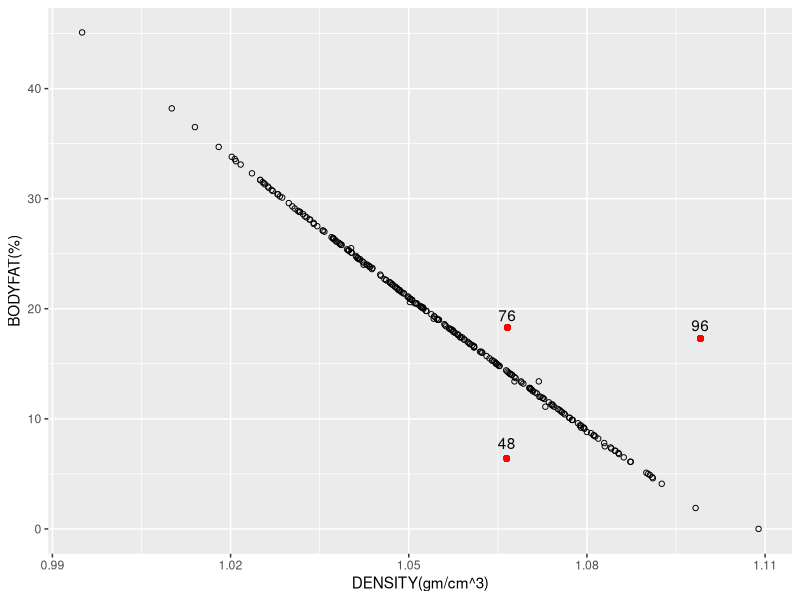
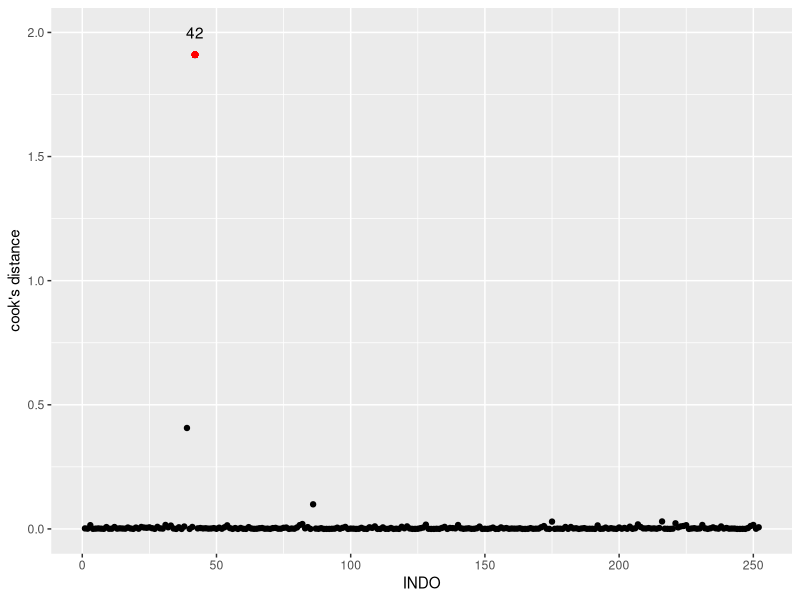
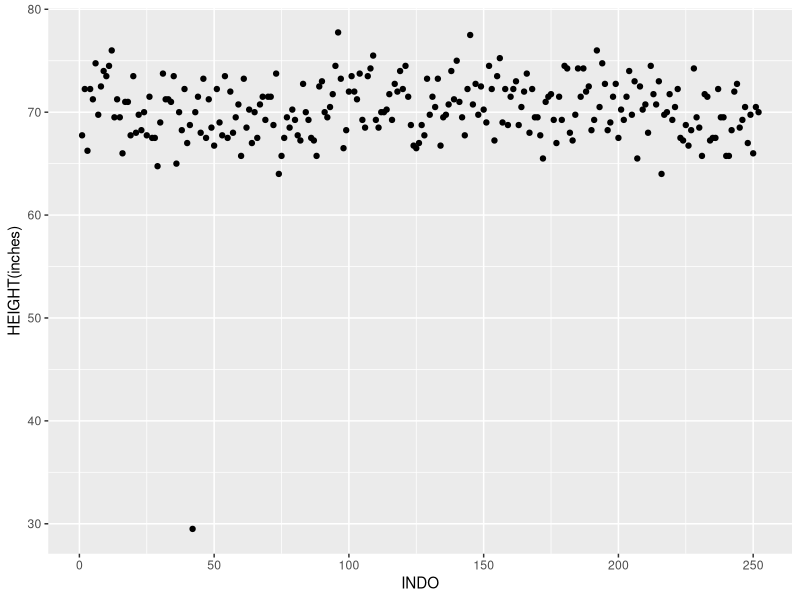
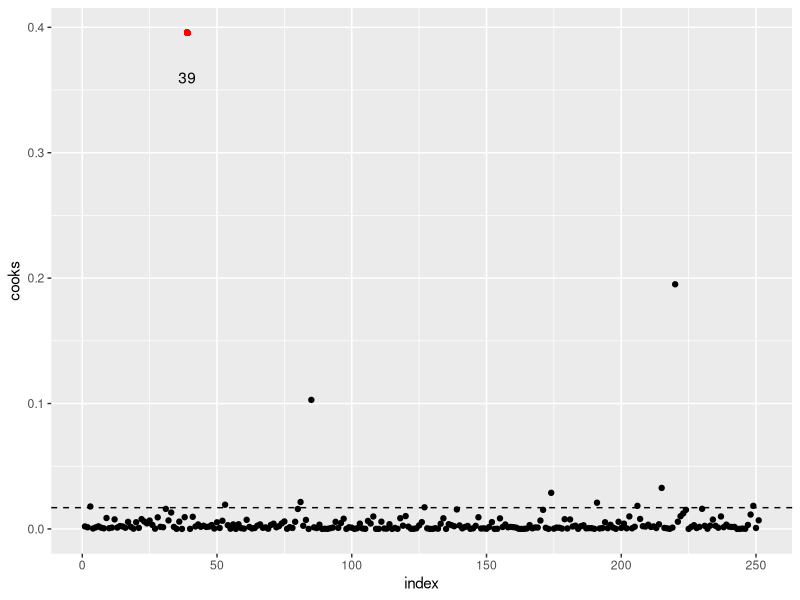
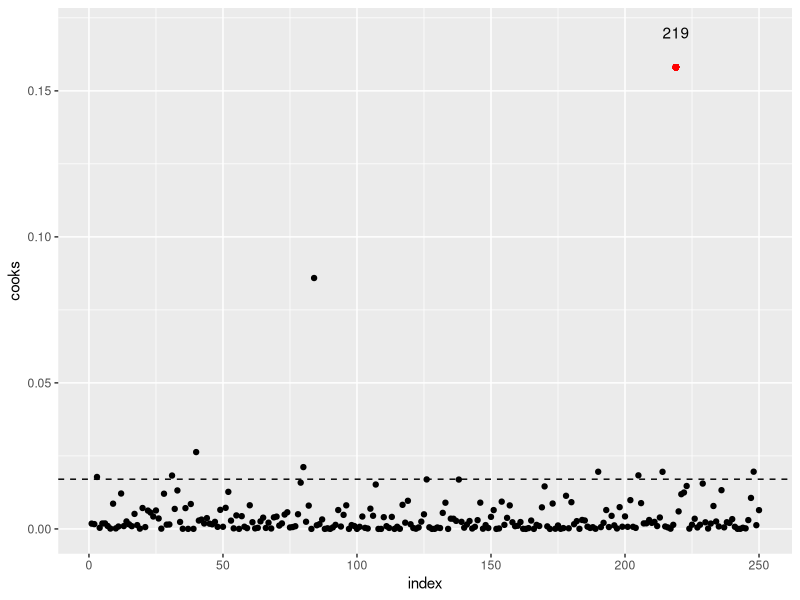
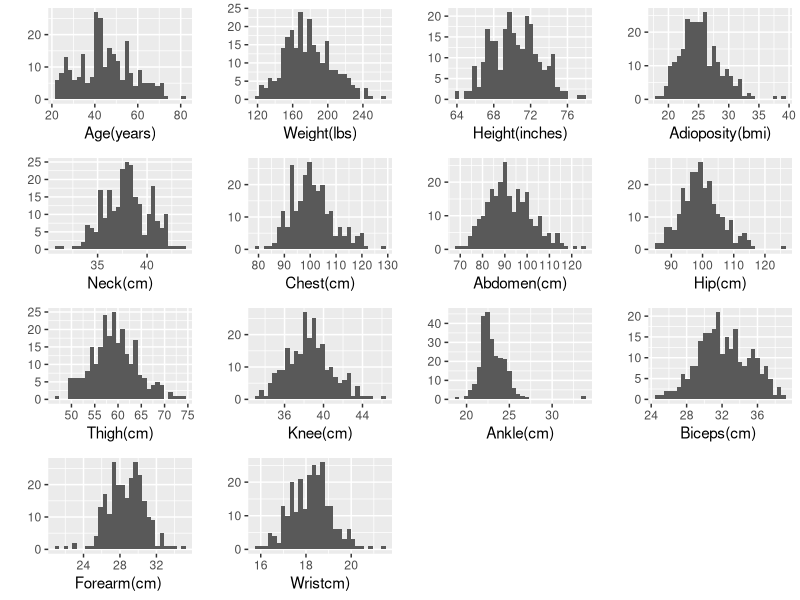
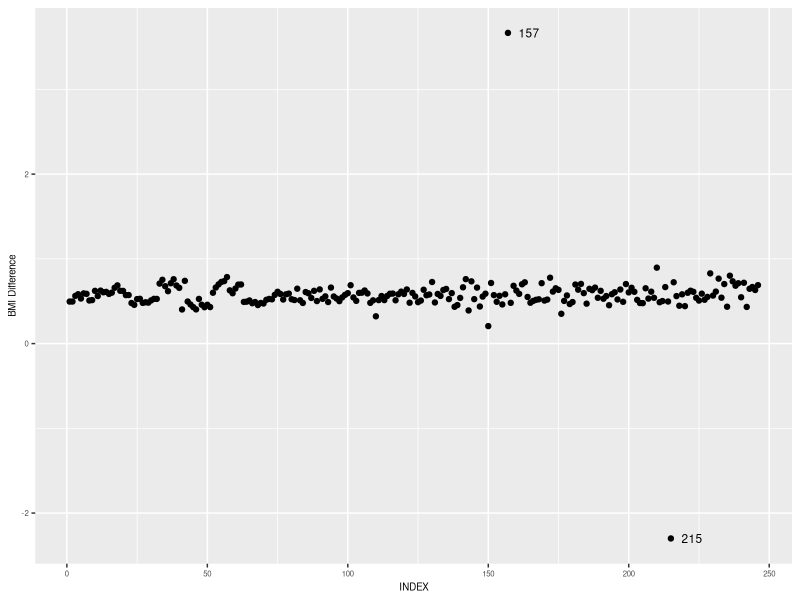
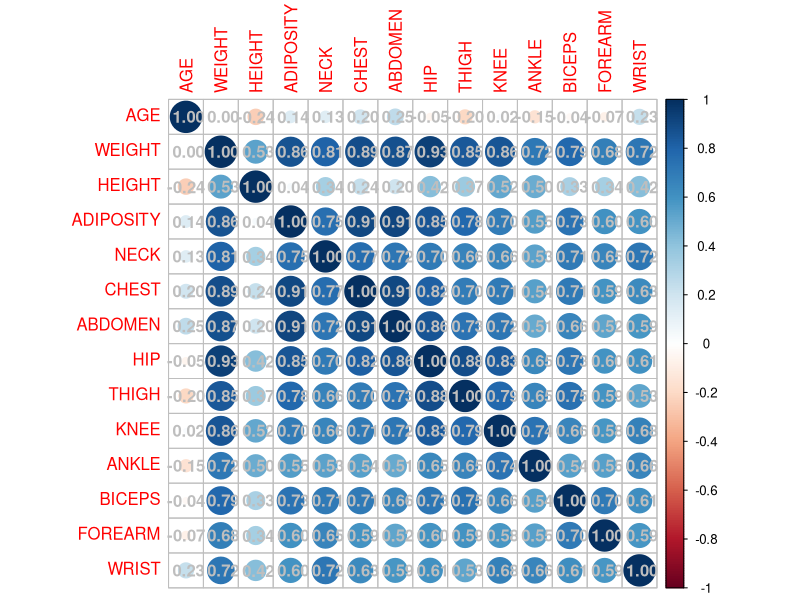

These figures' R source, in order:
library(corrplot)
library(ggplot2)
library(dplyr)
library(gridExtra)
library(caret)
library(leaps)
library(MASS)
library(car)
#load the package we need
setwd("~/Desktop/module1")

data<-read.csv("BodyFat.csv",header = T)
summary(data)

pic1<-ggplot(data,aes(x=DENSITY,y=BODYFAT))+geom_point(shape=21)+xlab("DENSITY(gm/cm^3)")+ylab("BODYFAT(%)")+geom_point(aes(x=1.0991,y=17.3),colour="red")+geom_point(aes(x=1.0665,y=6.4),colour="red")+ 
  geom_point(aes(x=1.0666,y=18.3),colour="red")+ annotate("text",x=1.0991,y=18.5,label="96")+ annotate("text",x=1.0665,y=7.8,label="48")+annotate("text",x=1.0666,y=19.4,label="76")
print(pic1)

find_outlier<-function(a,b){
  dif<-((495/a-450)-b)^2
  return(order(dif,decreasing = T)[1:3])
}
find_outlier(data$DENSITY,data$BODYFAT)
data[c(96,48,76),]

data<-data[,-c(1,3)]#delete the index column and the density column, because we don't need them when building our model

#firstly,we build a linear model to check if there is any outliers which need to be eliminated
m1<-lm(BODYFAT~.,data)#firstly,we build a linear model to check if there is any outliers which need to be eliminated
which.max(cooks.distance(m1))#check the most influence point
d1<-data.frame(index=as.numeric(1:252),cooks=as.numeric(cooks.distance(m1)))
pic2<-ggplot(d1,aes(x=index,y=cooks))+geom_point()+annotate("text",x=42,y=2,label="42")+geom_point(x=42,y=1.910141,colour="red")+
  xlab("INDO")+ylab("cook's distance")
print(pic2)#we find 42 is a high influence poin
#we find 42 is a high influence point

data[42,]#shortest guy
pic3<-ggplot(data,aes(x=1:252,y=HEIGHT))+geom_point()+xlab("INDO")+ylab("HEIGHT(inches)")#we think the error is made 
#because a typo from the plot because it seperates so far from others
print(pic3)
data<-data[-42,]#delete the shortest guy
m2<-lm(BODYFAT~.,data)
which.max(cooks.distance(m2))
d2<-data.frame(index=as.numeric(1:251),cooks=as.numeric(cooks.distance(m2)))
pic4<-ggplot(d2,aes(x=index,y=cooks))+geom_point()+annotate("text",x=39,y=0.36,label="39")+geom_point(x=39,y=0.3956833,colour="red")+geom_hline(yintercept=4/(251-15),lty=2)
print(pic4)
data[39,]#this guy is really very fat
data<-data[-39,]#delete it becasue this man is too fat
m3<-lm(BODYFAT~.,data)
which.max(cooks.distance(m3))
d3<-data.frame(index=as.numeric(1:250),cooks=as.numeric(cooks.distance(m3)))
pic3<-ggplot(d3,aes(x=index,y=cooks))+geom_point()+annotate("text",x=219,y=0.17,label="219")+geom_point(x=219,y=0.1580923,colour="red")+geom_hline(yintercept=4/(250-15),lty=2)
print(pic3)
data[219,]#we reatin it, because his values are all in the range, not extreme value
#Then we want to draw the distribution of each covariates which may be used in our model
p1<-qplot(data$AGE,bins = 30)+xlab("Age(years)")
p2<-qplot(data$WEIGHT,bins = 30)+xlab("Weight(lbs)")
p3<-qplot(data$HEIGHT,bins = 30)+xlab("Height(inches)")
p4<-qplot(data$ADIPOSITY,bins = 30)+xlab("Adioposity(bmi)")
p5<-qplot(data$NECK,bins = 30)+xlab("Neck(cm)")
p6<-qplot(data$CHEST,bins = 30)+xlab("Chest(cm)")
p7<-qplot(data$ABDOMEN,bins = 30)+xlab("Abdomen(cm)")
p8<-qplot(data$HIP,bins = 30)+xlab("Hip(cm)")
p9<-qplot(data$THIGH,bins = 30)+xlab("Thigh(cm)")
p10<-qplot(data$KNEE,bins = 30)+xlab("Knee(cm)")
p11<-qplot(data$ANKLE,bins = 30)+xlab("Ankle(cm)")
p12<-qplot(data$BICEPS,bins = 30)+xlab("Biceps(cm) ")
p13<-qplot(data$FOREARM,bins = 30)+xlab("Forearm(cm) ")
p14<-qplot(data$WRIST,bins = 30)+xlab("Wristcm)")
grid.arrange(p1,p2,p3,p4,p5,p6,p7,p8,p9,p10,p11,p12,p13,p14,ncol=4)
which.max(data$WEIGHT)
#for age
data[which.max(data$AGE),]
which.max(data$AGE)#too old, we may delete it
#for hip
data[which.max(data$HIP),]#he is also the fatest person, but his hip is too big, and this will gain the 
#weight of hip in our model, which will make our model not robust
which.max(data$HIP)
#for ankle
data[data$ANKLE>30,]#They are not very fat, but has a fat ankle, which is abnormal
which(data$ANKLE>30)
data<-data[-c(31,40,77,84),]
BMI <- (0.45*data$WEIGHT)/((0.025*data$HEIGHT)^2)
diff <- BMI - data$ADIPOSITY
d <- data.frame(cbind(index = seq(nrow(data)), diff))
pic6<-ggplot(d, aes(index,diff, label = index)) + geom_point() + xlab('INDEX') + ylab('BMI Difference') + theme(text = element_text(size = 7), element_line(size = 0.1), plot.title = element_text(hjust = 0.5))+ 
  geom_text(aes(label = ifelse(abs(diff) > 2, as.character(index),''), hjust = -0.5, vjust = 0.5), size = 3)
print(pic6)
data<-data[-c(157,215),]
dim(data)#after data cleaning process, w ehave 244 observations in total, and then we will divide them into 5 fold using 
#stratified sampling, and make the size of each fold as equal as possible
data1<-data%>%arrange(BODYFAT)
data1$index=1:244
d1<-data1[which(data1$index%%5==1),]#49*16
d2<-data1[which(data1$index%%5==2),]#49*16
d3<-data1[which(data1$index%%5==3),]#49*16
d4<-data1[which(data1$index%%5==4),]#49*16
d5<-data1[which(data1$index%%5==0),]#48*16
d1<-d1[,-16]
d2<-d2[,-16]
d3<-d3[,-16]#delete index column
d4<-d4[,-16]
d5<-d5[,-16]
model_data<-rbind(d1,d2,d3,d4,d5)#combine them into one data
model_data<-model_data[,-5]

str(model_data)
set.seed(999)
train.control <- trainControl(method = "cv", number = 10)
back.model <- train(BODYFAT ~., data = model_data,
                    method = "leapBackward", 
                    tuneGrid = data.frame(nvmax = 1:5),
                    trControl = train.control
)
back.model$results
summary(back.model$finalModel)#height,chest,abdomen,wrist
for.model <- train(BODYFAT ~., data = model_data,
                   method = "leapForward", 
                   tuneGrid = data.frame(nvmax = 1:5),
                   trControl = train.control
)
for.model$results
summary(for.model$finalModel)#weight,abdomen,biceps,wrist
both.model <- train(BODYFAT ~., data = model_data,
                    method = "leapSeq", 
                    tuneGrid = data.frame(nvmax = 1:5),
                    trControl = train.control
)
both.model$results
summary(both.model$finalModel)#weight,abdomen
corrplot(cor(data[,-1]),addCoef.col = "grey")
mse_back<-rep(0,5)
mse_for<-rep(0,5)
mse_both<-rep(0,5)
for(i in 1:5){
  if(i==5){
    test_data<-model_data[197:244,]
    train_data<-model_data[-(197:244),]
  }else{
    test_data<-model_data[((49*i-48):(49*i)),]
    train_data<-model_data[-((49*i-48):(49*i)),]
  }
  model_back<-lm(BODYFAT~WEIGHT+FOREARM+ABDOMEN+WRIST,data=train_data)
  model_for<-lm(BODYFAT~WEIGHT+ABDOMEN,data=train_data)
  model_both<-lm(BODYFAT~WEIGHT+ABDOMEN+WRIST,data=train_data)
  pre_back<-predict(model_back,newdata=test_data)
  pre_for<-predict(model_for,newdata=test_data)
  pre_both<-predict(model_both,newdata=test_data)
  mse_back[i]=sum((pre_back-test_data$BODYFAT)^2)/(nrow(test_data))
  mse_for[i]=sum((pre_for-test_data$BODYFAT)^2)/(nrow(test_data))
  mse_both[i]=sum((pre_both-test_data$BODYFAT)^2)/(nrow(test_data))
}
mean(mse_back)
mean(mse_for)
mean(mse_both)
#so we will choose the backward model with DENSITY~HEIGHT+CHEST+ABDOMEN+WRIST
final_model<-lm(BODYFAT~WEIGHT+FOREARM+ABDOMEN+WRIST,data=model_data)
par(mfrow=c(1,2))
plot(final_model,which=2)
plot(residuals(final_model))
par(mfrow=c(1,1))
summary(final_model)
vif(final_model)
